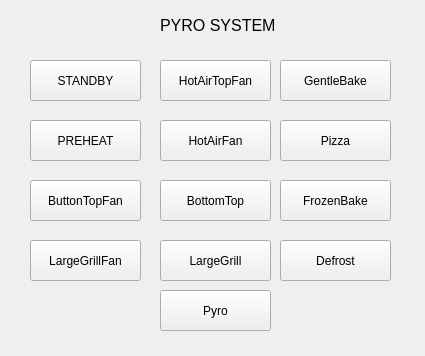
<?xml version="1.0" encoding="UTF-8"?>
<ui version="4.0">
 <class>Form</class>
 <widget class="QWidget" name="Form">
  <property name="geometry">
   <rect>
    <x>0</x>
    <y>0</y>
    <width>425</width>
    <height>356</height>
   </rect>
  </property>
  <property name="windowTitle">
   <string>Form</string>
  </property>
  <widget class="QLabel" name="label_3">
   <property name="geometry">
    <rect>
     <x>160</x>
     <y>10</y>
     <width>131</width>
     <height>31</height>
    </rect>
   </property>
   <property name="font">
    <font>
     <pointsize>12</pointsize>
    </font>
   </property>
   <property name="text">
    <string>PYRO SYSTEM</string>
   </property>
  </widget>
  <widget class="QPushButton" name="SYSTEM0">
   <property name="geometry">
    <rect>
     <x>30</x>
     <y>60</y>
     <width>111</width>
     <height>41</height>
    </rect>
   </property>
   <property name="text">
    <string>STANDBY</string>
   </property>
   <property name="iconSize">
    <size>
     <width>32</width>
     <height>32</height>
    </size>
   </property>
  </widget>
  <widget class="QPushButton" name="SYSTEM1">
   <property name="geometry">
    <rect>
     <x>30</x>
     <y>120</y>
     <width>111</width>
     <height>41</height>
    </rect>
   </property>
   <property name="text">
    <string>PREHEAT</string>
   </property>
   <property name="iconSize">
    <size>
     <width>32</width>
     <height>32</height>
    </size>
   </property>
  </widget>
  <widget class="QPushButton" name="SYSTEM2">
   <property name="geometry">
    <rect>
     <x>30</x>
     <y>180</y>
     <width>111</width>
     <height>41</height>
    </rect>
   </property>
   <property name="text">
    <string>ButtonTopFan</string>
   </property>
   <property name="iconSize">
    <size>
     <width>32</width>
     <height>32</height>
    </size>
   </property>
  </widget>
  <widget class="QPushButton" name="SYSTEM3">
   <property name="geometry">
    <rect>
     <x>30</x>
     <y>240</y>
     <width>111</width>
     <height>41</height>
    </rect>
   </property>
   <property name="text">
    <string>LargeGrillFan</string>
   </property>
   <property name="iconSize">
    <size>
     <width>32</width>
     <height>32</height>
    </size>
   </property>
  </widget>
  <widget class="QPushButton" name="SYSTEM7">
   <property name="geometry">
    <rect>
     <x>160</x>
     <y>240</y>
     <width>111</width>
     <height>41</height>
    </rect>
   </property>
   <property name="text">
    <string>LargeGrill</string>
   </property>
   <property name="iconSize">
    <size>
     <width>32</width>
     <height>32</height>
    </size>
   </property>
  </widget>
  <widget class="QPushButton" name="SYSTEM4">
   <property name="geometry">
    <rect>
     <x>160</x>
     <y>60</y>
     <width>111</width>
     <height>41</height>
    </rect>
   </property>
   <property name="text">
    <string>HotAirTopFan</string>
   </property>
   <property name="iconSize">
    <size>
     <width>32</width>
     <height>32</height>
    </size>
   </property>
  </widget>
  <widget class="QPushButton" name="SYSTEM6">
   <property name="geometry">
    <rect>
     <x>160</x>
     <y>180</y>
     <width>111</width>
     <height>41</height>
    </rect>
   </property>
   <property name="text">
    <string>BottomTop</string>
   </property>
   <property name="iconSize">
    <size>
     <width>32</width>
     <height>32</height>
    </size>
   </property>
  </widget>
  <widget class="QPushButton" name="SYSTEM5">
   <property name="geometry">
    <rect>
     <x>160</x>
     <y>120</y>
     <width>111</width>
     <height>41</height>
    </rect>
   </property>
   <property name="text">
    <string>HotAirFan</string>
   </property>
   <property name="iconSize">
    <size>
     <width>32</width>
     <height>32</height>
    </size>
   </property>
  </widget>
  <widget class="QPushButton" name="SYSTEM11">
   <property name="geometry">
    <rect>
     <x>280</x>
     <y>240</y>
     <width>111</width>
     <height>41</height>
    </rect>
   </property>
   <property name="text">
    <string>Defrost</string>
   </property>
   <property name="iconSize">
    <size>
     <width>32</width>
     <height>32</height>
    </size>
   </property>
  </widget>
  <widget class="QPushButton" name="SYSTEM8">
   <property name="geometry">
    <rect>
     <x>280</x>
     <y>60</y>
     <width>111</width>
     <height>41</height>
    </rect>
   </property>
   <property name="text">
    <string>GentleBake</string>
   </property>
   <property name="iconSize">
    <size>
     <width>32</width>
     <height>32</height>
    </size>
   </property>
  </widget>
  <widget class="QPushButton" name="SYSTEM10">
   <property name="geometry">
    <rect>
     <x>280</x>
     <y>180</y>
     <width>111</width>
     <height>41</height>
    </rect>
   </property>
   <property name="text">
    <string>FrozenBake</string>
   </property>
   <property name="iconSize">
    <size>
     <width>32</width>
     <height>32</height>
    </size>
   </property>
  </widget>
  <widget class="QPushButton" name="SYSTEM9">
   <property name="geometry">
    <rect>
     <x>280</x>
     <y>120</y>
     <width>111</width>
     <height>41</height>
    </rect>
   </property>
   <property name="text">
    <string>Pizza</string>
   </property>
   <property name="iconSize">
    <size>
     <width>32</width>
     <height>32</height>
    </size>
   </property>
  </widget>
  <widget class="QPushButton" name="SYSTEM12">
   <property name="geometry">
    <rect>
     <x>160</x>
     <y>290</y>
     <width>111</width>
     <height>41</height>
    </rect>
   </property>
   <property name="text">
    <string>Pyro</string>
   </property>
   <property name="iconSize">
    <size>
     <width>32</width>
     <height>32</height>
    </size>
   </property>
  </widget>
 </widget>
 <resources/>
 <connections/>
</ui>
